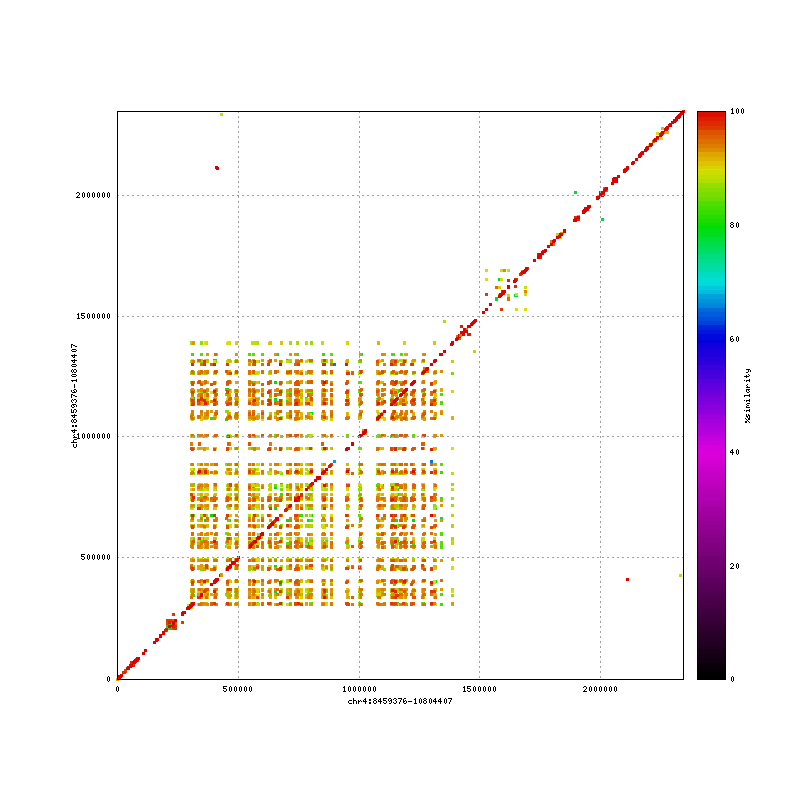

gnuplot code for this plot:
set terminal postscript color solid "Courier" 8
set output "B73.small.post.ps"
set size 1,1
set grid
unset key
set border 15
set tics scale 0
set xlabel "B73_chr4:8459376-10804407"
set ylabel "B73_chr4:8459376-10804407"
set format "%.0f"
set mouse format "%.0f"
set mouse mouseformat "[%.0f, %.0f]"
set mouse clipboardformat "[%.0f, %.0f]"
set xrange [1:2345032]
set yrange [1:2345032]
set zrange [0:100]
set colorbox default
set cblabel "%similarity"
set cbrange [0:100]
set cbtics 20
set pm3d map
set palette model RGB defined ( \
  0 "#000000", \
  4 "#DD00DD", \
  6 "#0000DD", \
  7 "#00DDDD", \
  8 "#00DD00", \
  9 "#DDDD00", \
 10 "#DD0000"  \
)
set style line 1  palette lw 4 pt 6 ps 0.5
set style line 2  palette lw 4 pt 6 ps 0.5
set style line 3  palette lw 4 pt 6 ps 0.5
splot \
 "B73.small.post.fplot" title "FWD" w l ls 1, \
 "B73.small.post.rplot" title "REV" w l ls 2
